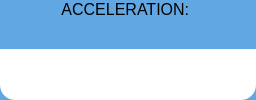
                     <widget class="QFrame" name="acceleration_graph_frame">
                      <property name="maximumSize">
                       <size>
                        <width>16777215</width>
                        <height>16777215</height>
                       </size>
                      </property>
                      <property name="styleSheet">
                       <string notr="true">background:#60A7E4;
border-radius: 15px;</string>
                      </property>
                      <property name="frameShape">
                       <enum>QFrame::StyledPanel</enum>
                      </property>
                      <property name="frameShadow">
                       <enum>QFrame::Raised</enum>
                      </property>
                      <layout class="QVBoxLayout" name="verticalLayout_80" stretch="0,0,5">
                       <property name="spacing">
                        <number>0</number>
                       </property>
                       <property name="leftMargin">
                        <number>0</number>
                       </property>
                       <property name="topMargin">
                        <number>0</number>
                       </property>
                       <property name="rightMargin">
                        <number>0</number>
                       </property>
                       <property name="bottomMargin">
                        <number>0</number>
                       </property>
                       <item alignment="Qt::AlignHCenter">
                        <widget class="QFrame" name="acceleration_label">
                         <property name="minimumSize">
                          <size>
                           <width>0</width>
                           <height>0</height>
                          </size>
                         </property>
                         <property name="styleSheet">
                          <string notr="true">background:#60A7E4;
border-bottom-left-radius: 0px solid;
border-bottom-right-radius: 0px solid;</string>
                         </property>
                         <property name="frameShape">
                          <enum>QFrame::StyledPanel</enum>
                         </property>
                         <property name="frameShadow">
                          <enum>QFrame::Raised</enum>
                         </property>
                         <layout class="QHBoxLayout" name="horizontalLayout_51" stretch="0">
                          <property name="leftMargin">
                           <number>0</number>
                          </property>
                          <property name="topMargin">
                           <number>0</number>
                          </property>
                          <property name="rightMargin">
                           <number>0</number>
                          </property>
                          <property name="bottomMargin">
                           <number>0</number>
                          </property>
                          <item>
                           <widget class="QLabel" name="label_49">
                            <property name="font">
                             <font>
                              <pointsize>12</pointsize>
                             </font>
                            </property>
                            <property name="styleSheet">
                             <string notr="true">background:transparent;
border-top-left-radius:15px;
border-top-right-radius:0px;</string>
                            </property>
                            <property name="text">
                             <string>ACCELERATION: </string>
                            </property>
                            <property name="alignment">
                             <set>Qt::AlignCenter</set>
                            </property>
                           </widget>
                          </item>
                         </layout>
                        </widget>
                       </item>
                       <item alignment="Qt::AlignHCenter">
                        <widget class="QTextEdit" name="acceleration_value">
                         <property name="sizePolicy">
                          <sizepolicy hsizetype="Preferred" vsizetype="Preferred">
                           <horstretch>0</horstretch>
                           <verstretch>0</verstretch>
                          </sizepolicy>
                         </property>
                         <property name="minimumSize">
                          <size>
                           <width>118</width>
                           <height>30</height>
                          </size>
                         </property>
                         <property name="maximumSize">
                          <size>
                           <width>16777215</width>
                           <height>30</height>
                          </size>
                         </property>
                         <property name="font">
                          <font>
                           <pointsize>12</pointsize>
                          </font>
                         </property>
                         <property name="styleSheet">
                          <string notr="true">background:#60A7E4;
border-bottom-left-radius: 0px solid;
border-bottom-right-radius: 0px solid;</string>
                         </property>
                         <property name="verticalScrollBarPolicy">
                          <enum>Qt::ScrollBarAlwaysOff</enum>
                         </property>
                         <property name="horizontalScrollBarPolicy">
                          <enum>Qt::ScrollBarAlwaysOff</enum>
                         </property>
                         <property name="readOnly">
                          <bool>true</bool>
                         </property>
                        </widget>
                       </item>
                       <item>
                        <widget class="QFrame" name="acceleration_graph">
                         <property name="maximumSize">
                          <size>
                           <width>16777215</width>
                           <height>16777215</height>
                          </size>
                         </property>
                         <property name="styleSheet">
                          <string notr="true">background:white;
border-top-left-radius:0px;
border-top-right-radius:0px;</string>
                         </property>
                         <property name="frameShape">
                          <enum>QFrame::StyledPanel</enum>
                         </property>
                         <property name="frameShadow">
                          <enum>QFrame::Raised</enum>
                         </property>
                         <layout class="QVBoxLayout" name="verticalLayout_81">
                          <property name="spacing">
                           <number>0</number>
                          </property>
                          <property name="leftMargin">
                           <number>0</number>
                          </property>
                          <property name="topMargin">
                           <number>0</number>
                          </property>
                          <property name="rightMargin">
                           <number>0</number>
                          </property>
                          <property name="bottomMargin">
                           <number>15</number>
                          </property>
                          <item>
                           <widget class="QFrame" name="acceleration_graph_temp">
                            <property name="styleSheet">
                             <string notr="true">background:transparent;</string>
                            </property>
                            <property name="frameShape">
                             <enum>QFrame::StyledPanel</enum>
                            </property>
                            <property name="frameShadow">
                             <enum>QFrame::Raised</enum>
                            </property>
                           </widget>
                          </item>
                         </layout>
                        </widget>
                       </item>
                      </layout>
                     </widget>
